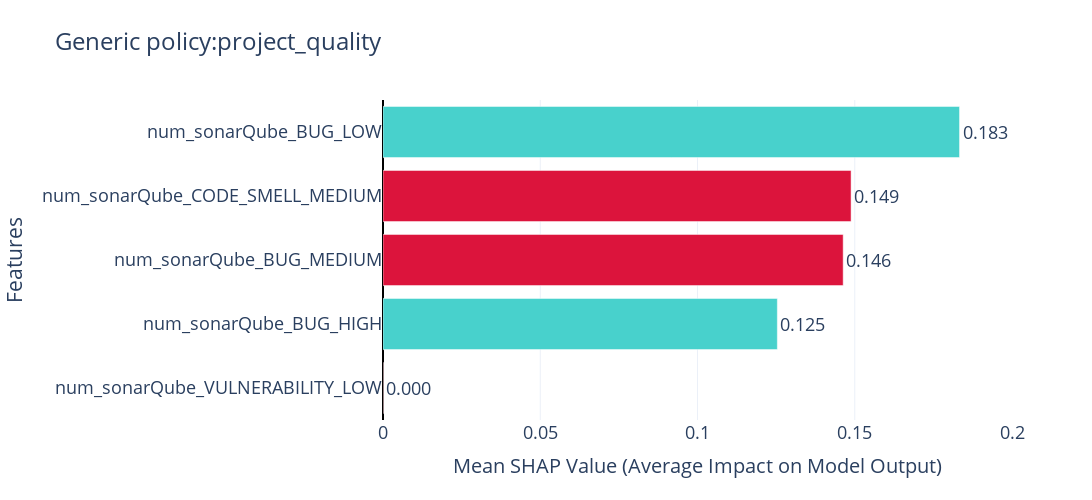

The cell this chart's notebook holds for it:
### Code cell
if model_type == "kernel" or model_type == "ada":
    #### Kernel Explainer ####
    background = X_train.sample(n=50, random_state=42)  # Sample background data for SHAP
    explainer = shap.KernelExplainer(model.predict, background)
    shap_values_kernel = explainer.shap_values(X_test, nsamples=100)

    # Ensure SHAP values are a NumPy array
    shap_values_kernel = np.array(shap_values_kernel)

    print("SHAP values shape:", shap_values_kernel.shape)  # Debugging
    print("Data in SHAP values:")
    print(shap_values_kernel)  # Print data for check
    print("-" * 40)
    ##############################################################################################

    #### Mean and Absolute Mean SHAP values ####
    shap_df = pd.DataFrame(shap_values_kernel, columns=X_test.columns)

    # Compute absolute mean SHAP values
    abs_mean_shap_raw = shap_df.abs().mean(0).sort_values(ascending=False)
    print("Absolute Mean SHAP raw:")
    print(abs_mean_shap_raw)

    # Compute actual mean SHAP values
    mean_shap_raw = shap_df.mean(0).sort_values(ascending=False)
    print("Mean SHAP raw:")
    print(mean_shap_raw)
    print("-" * 40)
    ##############################################################################################

    #### Plot by SHAP ####
    custom_cmap = mcolors.LinearSegmentedColormap.from_list("pink_skyblue", ["mediumturquoise", "crimson"])
    shap.summary_plot(shap_values_kernel, X_test, cmap=custom_cmap)  # Create the SHAP summary plot

    ##############################################################################################

    #### Prepare Data for Custom Plot ####
    feature_names = X_test.columns.tolist()  # Get feature names from X_test
    df_class_1 = pd.DataFrame(shap_values_kernel, columns=feature_names)

    # Display first few rows
    print(df_class_1.head())
    print("-" * 40)
    ##############################################################################################

    #### Plot by Me ####
    # Compute absolute mean SHAP values for correct sorting
    df_mean = df_class_1.abs().mean().reset_index()
    df_mean.columns = ['Feature', 'Mean |SHAP Value|']
    df_mean = df_mean.sort_values(by="Mean |SHAP Value|", ascending=True)

    # Compute actual mean SHAP values for correct bar coloring
    df_signed_mean = df_class_1.mean(numeric_only=True).reset_index()
    df_signed_mean.columns = ['Feature', 'Mean SHAP Value']

    # Merge both to get proper ordering and sign information
    df_final = df_mean.merge(df_signed_mean, on="Feature")

    # Assign colors: red for positive, blue for negative values
    df_final["Color"] = df_final["Mean SHAP Value"].apply(lambda x: "mediumturquoise" if x >= 0 else "crimson")

    # Creating the horizontal bar plot with correct order
    fig = go.Figure()
    fig.add_trace(go.Bar(
        x=df_final["Mean |SHAP Value|"],
        y=df_final["Feature"],
        orientation='h',
        marker=dict(color=df_final["Color"]),
        text=[f"{v:.3f}" for v in df_final["Mean |SHAP Value|"]],  # Annotate absolute SHAP values
        textposition="outside"
    ))

    # Updating layout to match SHAP importance plot style
    fig.update_layout(
        title=f"{cate}:{feature}",
        title_font_size=24,
        xaxis_title="Mean SHAP Value (Average Impact on Model Output)",
        xaxis_title_font_size=20,
        yaxis_title="Features",
        yaxis_title_font_size=21,
        template="plotly_white",
        font=dict(size=18),
        xaxis=dict(
            range=model_range,
            tickfont=dict(size=18),
            zeroline=True,  # Keep central reference line
            zerolinecolor="black",
            zerolinewidth=2,
        ),
        yaxis=dict(
            tickfont=dict(size=18)
        ),
        showlegend=False,
        width=1200,
        height=500,
    )

    # Show the plot
    fig.show()

    # Ensure the "shap" directory exists before saving
    # directory = "shap"
    # os.makedirs(directory, exist_ok=True)

    # # Define save path
    # save_path = f"{directory}/{cate}_{feature}_bar_left_plot.png"

    # # Save the figure as an image
    # fig.write_image(save_path)
    # print(f"Figure saved successfully at: {save_path}")
    ##############################################################################################

### Figure 1 — Plotly figure (JSON) as saved in the notebook; plotly's stock layout.template omitted (floating-point values rounded to 4 significant figures)
{"data": [{"marker": {"color": ["crimson", "mediumturquoise", "crimson", "crimson", "mediumturquoise"]}, "orientation": "h", "text": ["0.000", "0.125", "0.146", "0.149", "0.183"], "textposition": "outside", "type": "bar", "x": [6.284e-05, 0.1254, 0.1463, 0.1488, 0.1833], "y": ["num_sonarQube_VULNERABILITY_LOW", "num_sonarQube_BUG_HIGH", "num_sonarQube_BUG_MEDIUM", "num_sonarQube_CODE_SMELL_MEDIUM", "num_sonarQube_BUG_LOW"]}], "layout": {"font": {"size": 18}, "height": 500, "showlegend": false, "title": {"font": {"size": 24}, "text": "Generic policy:project_quality"}, "width": 1200, "xaxis": {"range": [0, 0.2], "tickfont": {"size": 18}, "title": {"font": {"size": 20}, "text": "Mean SHAP Value (Average Impact on Model Output)"}, "zeroline": true, "zerolinecolor": "black", "zerolinewidth": 2}, "yaxis": {"tickfont": {"size": 18}, "title": {"font": {"size": 21}, "text": "Features"}}}}
